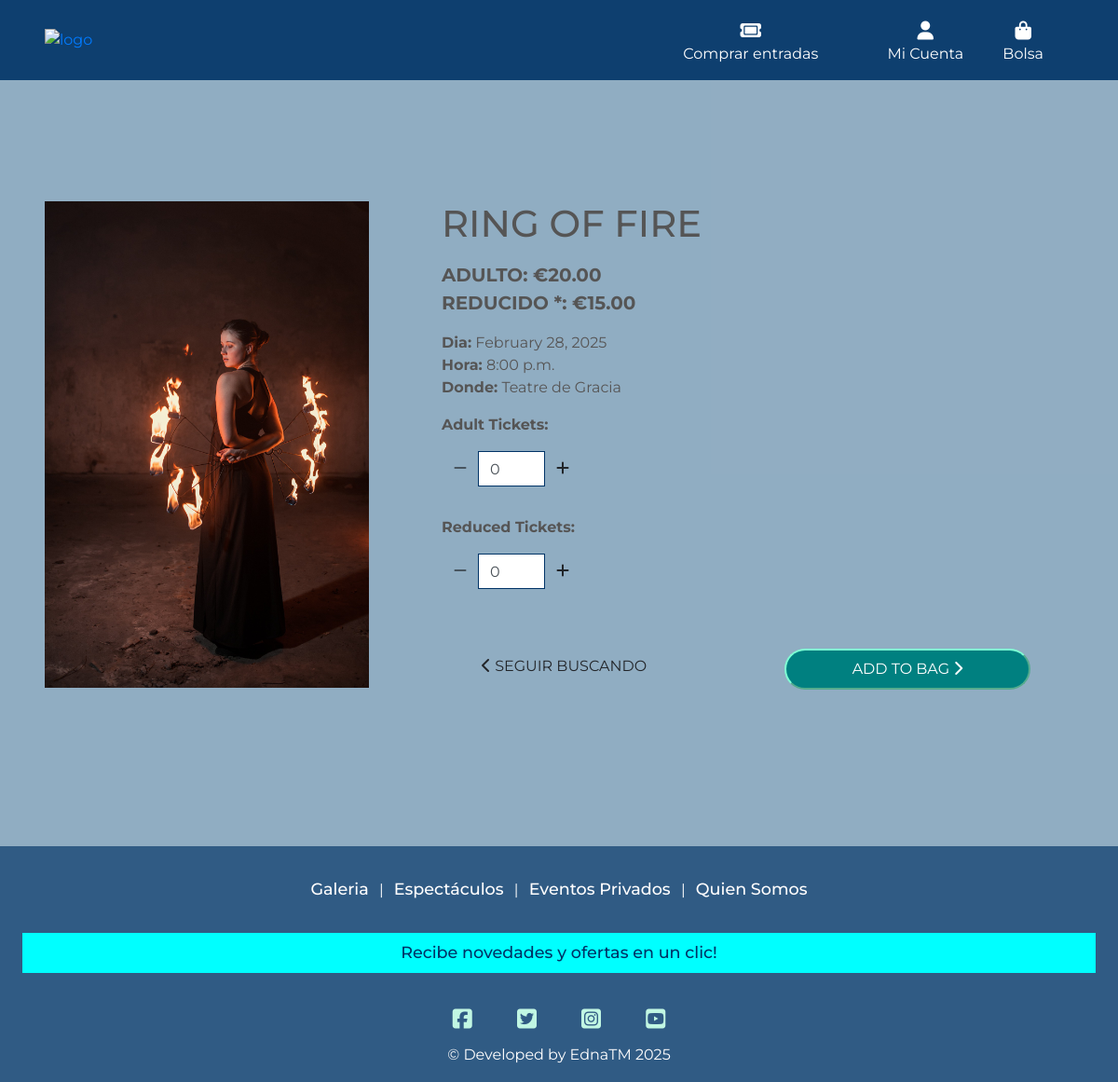
Page /shows/2/ on the earlier database version.
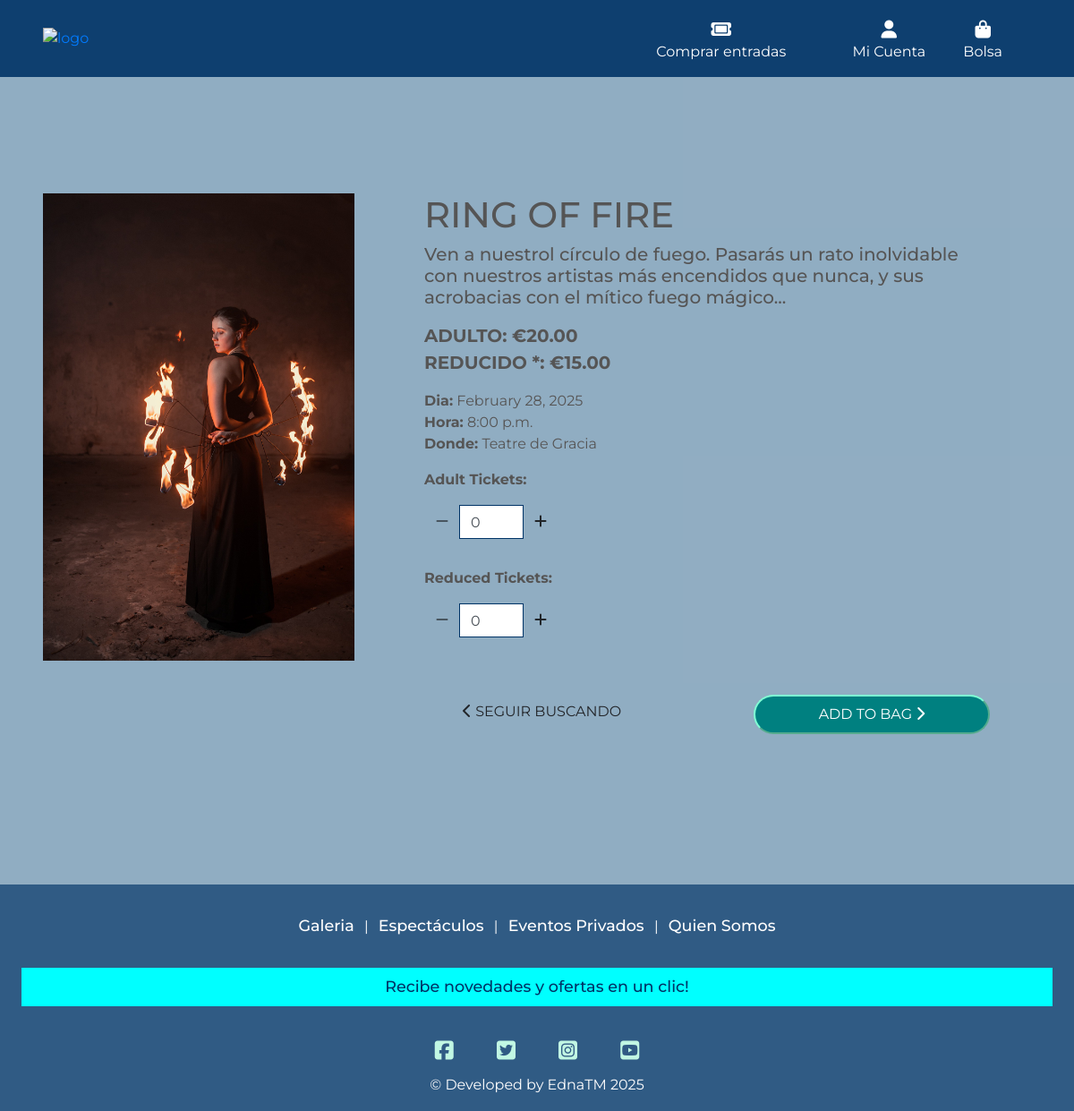
Same page on the later database version.
### shows/models.py (models this page shows, shortened)
class Show(models.Model):
    id = models.IntegerField(primary_key=True, unique=True, editable=False)
    name = models.CharField(max_length=200, help_text="Name of the show")
    description = models.TextField(blank=True, null=True)
    location = models.CharField(max_length=200, help_text="Location of the show")
    time = models.DateTimeField(help_text="Date and time of the show")
    duration = models.DurationField(help_text="Duration of the show (HH:MM:SS)")
    image = models.ImageField(upload_to='shows/images/', help_text="Image representing the show", blank=True, null=True)
    total_seats = models.PositiveIntegerField(help_text="Total number of seats available")
    remaining_seats = models.PositiveIntegerField(help_text="Number of seats still available")
    price_per_seat_adult = models.DecimalField(
        max_digits=5,
        decimal_places=2,
        default=Decimal('20.00'),
        help_text="Price per seat for adults",
    )
    price_per_seat_reduction = models.DecimalField(
        max_digits=5,
        decimal_places=2,
        default=Decimal('15.00'),
        help_text="Price per seat with a reduction"
    )

### shows/views.py (the view)
# urls.py: path('<int:show_id>/', views.show_details, name= 'show_details'),
def show_details(request, show_id):
    show = get_object_or_404(Show, id=show_id)
    return render(request, 'shows/show_details.html', {'show': show})

### shows/templates/shows/show_details.html (shortened to what this page needs)
{% extends "base.html" %}
{% load static %}
{% block content %}
<div id="show-details" class="container-fluid">
    <div class="overlay"></div>
    <div class="row">
        <div class="col-12 col-md-6 col-lg-4 pffset-lg-2">
            <div class="image-container my-5">
                {% if show.image %}
                <a href="{{ show.image.url }}" target="_blank" aria-label="see image in full size in a new tab">
                    <img class="img-details img-fluid" src="{{ show.image.url }}" alt="{{ show.name }}">
                </a>
                {% else %}
                <img class="img-details img-fluid" src="{{ MEDIA_URL }}noimage.png" alt="{{ show.name }}">
                {% endif %}
            </div>
        </div>
        <div class="col-12 col-md-10 col-lg-7 ml-lg-5">
            <div class="product-details-container mb-5 mt-md-5">
                <h1 class="mb-2 eg-title text-uppercase">{{ show.name }}</h1>
                {% if show.description %}
                <h5 class="mb-2 eg-title">{{ show.description }}</h5>
                {% endif %}
                <p class="lead mb-0 mt-3 text-left font-weight-bold text-uppercase">adulto: €{{ show.price_per_seat_adult }}</p>
                <p class="lead mb-0 text-left font-weight-bold text-uppercase">reducido *: €{{ show.price_per_seat_reduction }}</p>
                <p class="mb-0 mt-3">
                    <strong>Dia:</strong> {{ show.time|date:"F j, Y" }}<br>
                    <strong>Hora:</strong> {{ show.time|date:"g:i a" }}
                </p>
                <p class="mb-0"><strong>Donde:</strong> {{ show.location }}</p>
                <form class="form" action="{% url 'bag:add_to_bag' show.id %}" method="POST">
                    <div class="form-row">
                        <div class="col-12">
                            <p class="mt-3"><strong>Adult Tickets:</strong></p>
                            <div class="form-group ticket-qty">
                                <div class="input-group">
                                    <div class="input-group-prepend">
                                        <button class="decrement-qty btn btn-black rounded-0"
                                            data-item_id="{{ show.id }}"
                                            id="decrement-qty-adult_{{ show.id }}"
                                            aria-label="decrement quantity of adult tickets">
                                            <span class="icon"><i class="fas fa-minus"></i></span>
                                        </button>
                                    </div>
                                    <input class="form-control qty_input qty-input"
                                        type="number" name="quantity_adult"
                                        value="0" min="0" max="99"
                                        data-item_id="{{ show.id }}"
                                        id="id_qty_adult_{{ show.id }}"
                                        aria-label="number of adult tickets">
                                    <div class="input-group-append">
                                        <button class="increment-qty btn btn-black rounded-0"
                                            data-item_id="{{ show.id }}"
                                            id="increment-qty-adult_{{ show.id }}"
                                            aria-label="increment quantity of adult tickets">
                                            <span class="icon"><i class="fas fa-plus"></i></span>
                                        </button>
                                    </div>
                                </div>
                            </div>
                        </div>
                        <div class="col-12">
                            <p class="mt-3"><strong>Reduced Tickets:</strong></p>
                            <div class="form-group ticket-qty">
                                <div class="input-group">
                                    <div class="input-group-prepend">
                                        <button class="decrement-qty btn btn-black rounded-0"
                                            data-item_id="{{ show.id }}"
                                            id="decrement-qty-reduced_{{ show.id }}"
                                            aria-label="decrement quantity of reduced tickets">
                                            <span class="icon"><i class="fas fa-minus"></i></span>
                                        </button>
                                    </div>
                                    <input class="form-control qty_input qty-input"
                                        type="number" name="quantity_reduced"
                                        value="0" min="0" max="99"
                                        data-item_id="{{ show.id }}"
                                        id="id_qty_reduced_{{ show.id }}"
                                        aria-label="number of reduced tickets">
                                    <div class="input-group-append">
                                        <button class="increment-qty btn btn-black rounded-0"
                                            data-item_id="{{ show.id }}"
                                            id="increment-qty-reduced_{{ show.id }}"
                                            aria-label="increment quantity of reduced tickets">
                                            <span class="icon"><i class="fas fa-plus"></i></span>
                                        </button>
                                    </div>
                                </div>
                            </div>
                        </div>
                        <div class="col d-flex flex-wrap justify-content-between">
                            <button type="submit" class="col-12 col-sm-5 btn btn-custom-teal rounded-pill text-uppercase mt-5 order-1 order-sm-2">
                                Add to Bag
                                <span class="icon"><i class="fas fa-chevron-right"></i></span>
                            </button>
                            <a href="{% url 'shows:show_list' %}" class="col-12 col-sm-5 btn btn-custom rounded-pill mt-5 order-2 order-sm-1" aria-label="return to list of shows">
                                <span class="icon"><i class="fas fa-chevron-left"></i></span>
                                <span class="text-uppercase">Seguir Buscando</span>
                            </a>
                        </div>
                    </div>
                </form>
            </div>
        </div>
    </div>
</div>
{% endblock %}

### templates/base.html (shortened to what this page needs)
{% load static %}
<!-- {% url 'profiles:profile' as profile %}
{% url 'home:subscribe_form' as subscribe_form %} -->
<!doctype html>
<html lang="en">
  <head>
    {% block corecss %}
    <link rel="stylesheet" href="https://cdn.jsdelivr.net/npm/bootstrap@4.6.2/dist/css/bootstrap.min.css"
>
    <link rel="stylesheet" href="{% static 'css/base.css' %}">
    {% endblock %}
  </head>
  <body>
    <header class="container-fluid fixed-top w-100 p-0">
        <div id="topnav" class="row d-none d-lg-flex m-0">
          <div class="col-12 col-sm-3 my-auto py-1 py-lg-0 text-center text-lg-left">
            <a href="{% url 'home' %}" class="nav-link" aria-label="go to the home page">
              <img src="" alt="logo" class="logo">
            </a>
          </div>
          <div class="col-12 col-md-9 my-auto py-1 py-lg-0">
            <ul class="list-inline list-unstyled text-right my-0">
              <li class="list-inline-item">
                <a href="{% url 'shows:show_list' %}" class="mt-0 pt-0">
                  <div class="nav-link text-center">
                    <div><i class="fas fa-ticket fa-lg icon-nav mb-0"></i></div>
                    {% if user.is_authenticated %}
                      <p class="my-0 text-white">Comprar entradas</p>
                    </a>
                    {% else %}
                      <a href="{% url 'account_login' %}?next={% url 'shows:show_list' %}"
                        class="nav-link text-white mt-0 pt-0"
                        onclick="alert('Debes iniciar sesión para comprar entradas.');">
                        <p class="mb-0 mt-0 pt-0 text-white">Comprar entradas</p>
                      </a>
                    {% endif %}
                  </div>
              </li>
              <li class="list-inline-item dropdown">
                <a class="nav-link pt-0 pb-0" href="#" id="user-options" data-toggle="dropdown"
                  aria-haspopup="true" aria-expanded="false">
                  <div class="text-center">
                    <div><i class="fas fa-user fa-lg icon-nav"></i></div>
                    {% if request.user.is_authenticated %}
                    <p class="my-0 text-white">{{ user.username }}</p>
                    {% else %}
                    <p class="my-0 text-white">Mi Cuenta</p>
                    {% endif %}
                  </div>
                </a>
              </li>
              <li class="list-inline-item pr-5">
                <a href="{% url 'bag:bag' %}" aria-label="go to your bag page to update quantity, and see subtotals">
                  <div class="text-center">
                    <div><i class="fas fa-shopping-bag fa-lg icon-nav"></i></div>
                    <p class="my-0 text-white turquoise-hover">
                      {% if grand_total %}
                      ${{ grand_total|floatformat:2 }}
                      {% else %}
                      Bolsa
                      {% endif %}
                    </p>
                  </div>
                </a>
              </li>
            </ul>
          </div>
        </div>
    </header>
    <div class="main-bg">
      <main class="d-flex flex-grow-1 mt-5">
      {% block content %}
      {% endblock %}
      </main>
    </div>
    <footer class="footer d-flex flex-column justify-content-center h-25">
      <p class="mt-3 mb-1 text-center text-white">
        <a href="{% url 'gallery' %}" aria-label="go to the gallery page">Galeria</a> |
        <a href="{% url 'shows:show_list' %}" aria-label="go to the about page">Espectáculos</a> |
        <a href="{}" aria-label="go to service page for individuals">Eventos Privados</a> |
        <a href="{}" aria-label="go to the about page">Quien Somos</a>
      </p>
      <a href="{}" aria-label="go to the newsletter subscription form"><p id="subscribe-link" class="mt-3 mb-1 text-center text-white">Recibe novedades y ofertas en un clic!</p></a>
      <p class="m-0 mt-1 text-center">
          <a href="https://www.facebook.com" target= "_blank" aria-label="go to facebook our facebook profile page"><i class="fab fa-facebook-square icons-social"></i></a>
          <a href="https://www.twitter.com" target= "_blank" aria-label="go to twitter site"><i class="fab fa-twitter-square ms-3 icons-social"></i></a>
          <a href="https://www.instagram.com" target= "_blank" aria-label="go to instagram site"><i class="fab fa-instagram-square ms-3 icons-social"></i></a>
          <a href="https://www.youtube.com" target= "_blank" aria-label="go to youtube site"><i class="fab fa-youtube-square ms-3 icons-social"></i></a>
      </p>
      <p class="m-0 text-center text-white">
        {% block copyright %}© Developed by EdnaTM 2025 {% endblock copyright %}
      </p>
    </footer>
  </body>
</html>

### static/css/base.css (style rules this page uses)
*, *::before, *::after { box-sizing: border-box; }
body { background: url('/media/chica_telas_circo.jpg') no-repeat center center fixed; background-size: cover; color: #555; font-family: "Montserrat", sans-serif; padding: 0 !important; display: flex; flex-direction: column; }
footer { margin-top: 60px; }
a { text-decoration: none !important; }
.overlay { height: 100%; width: 100%; top: 0; left: 0; position: fixed; background: rgba(240, 255, 255, 0.9); z-index: -1; }
.main-bg { margin: 0 0 auto; flex-grow: 1 !important; min-height: calc(100vh - 252.8px) !important; max-height: fit-content !important; background-color: rgba(0, 51, 102,0.4); padding: 0 0 120px; }
#topnav, .mobile-nav { background-color: rgba(0, 51, 102,0.9); max-height: 126px; width: 100%; max-width: 100%; padding: 0 17px; }
.btn-add-event, .btn-custom-teal { width: 100%; max-width: 320px; background: teal; color: white; text-transform: uppercase; padding: 0.5rem 1rem; border: outset 2px aquamarine; transition: color .15s ease-in-out,background-color .15s ease-in-out,border-color .15s ease-in-out,box-shadow .15s ease-in-out; }
.nav-link { cursor: pointer; }
.icon-nav { color: #fff; margin-top: 1.5rem; }
.list-inline-item { padding-right: 14px; }
#show-details, #show_list { padding-left: 3rem !important; padding-right: 3rem !important; margin-top: 120px; }
.ticket-qty { max-width: 150px; }
.footer { bottom: 0; background-color: rgba(0, 51, 102,0.8); width: 100%; padding: 17px; position: relative; left: 0; right: 0; margin-top: auto; }
footer a { color: #fff !important; text-decoration: none; font-size: 1.1rem; font-weight: 450; margin: 14px 7px; }
#subscribe-link { background-color: aqua; color: #003366 !important; padding: 0.5rem; display: block; width: 100%; font-weight: 500; transition: color .15s ease-in-out,background-color .15s ease-in-out,border-color .15s ease-in-out,box-shadow .15s ease-in-out; }
.icons-social { color: #c1f7e3; font-size: 1.5rem; padding: 15px; transition: all 0.15s linear; }
.btn-custom { max-width: 320px; }
.form-group input:not([type='checkbox']), .form-group input:not([class='qty-input']), .form-group textarea, .allauth-form-inner-content input:not([type='checkbox']) { border-color: #003366; border-radius: 5px; }

Differences in the rows shown:
changed Show "RING OF FIRE": description (not shown) → "Ven a nuestrol círculo de fuego. Pasarás un rato inolvidable con nuestros artistas más encendidos que nunca, y sus acrobacias con el mítico fuego mágico..."
